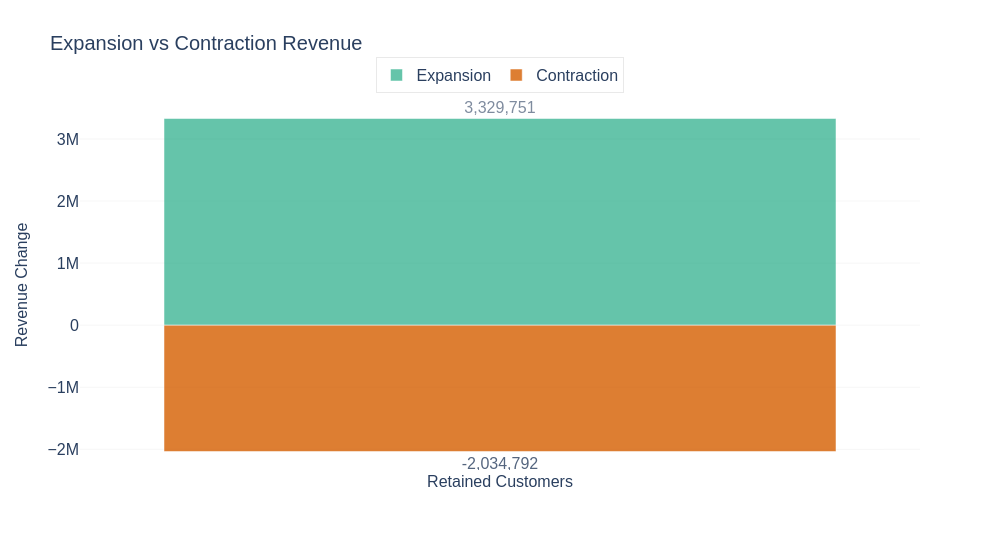

Write notebook code for a chart like this one.
### Markdown cell above
## Код для построения

### Code cell
# =====================================================
# IMPORTS
# =====================================================

import pandas as pd
import plotly.graph_objects as go

# =====================================================
# The meaning of colors
# =====================================================

POSITIVE = '#009E73'
NEGATIVE = '#D55E00'

# =====================================================
# LOAD DATA
# =====================================================

expansion_summary = pd.read_csv('expansion_summary.csv', index_col=0).squeeze()

# =====================================================
# PREPARE VALUES
# =====================================================

expansion_total = expansion_summary.get('Expansion', 0)
contraction_total = abs(expansion_summary.get('Contraction', 0))

# =====================================================
# STACKED BAR CHART
# =====================================================

# Создаем пустую фигуру (Figure) — контейнер для графиков
# go.Figure() — создает объект, в который будем добавлять слои (traces)
fig = go.Figure()

# ============================================
# ДОБАВЛЯЕМ ПЕРВЫЙ СЛОЙ (Expansion — положительная часть)
# ============================================
# add_trace() — добавляет новый слой (trace) на фигуру
# Expansion
fig.add_trace(
    go.Bar( # go.Bar() — создает столбчатую диаграмму (bar chart)
        name='Expansion', # name — название слоя (отображается в легенде)
        x=['Retained Customers'], # x — значения по оси X (категории) ['Retained Customers'] — одна категория (один столбец
        y=[expansion_total], # y — значения по оси Y (высота столбца) [expansion_total] — одно значение (высота положительной части)
        opacity=0.6, # opacity — прозрачность заливки (0.6 = 60% непрозрачности)
        marker_color=POSITIVE, # marker_color — цвет заливки столбца
        # text — текст, который будет отображаться на/над столбцом 
        text=[f"{expansion_total:,.0f}"],  # ← форматирование с запятыми f"{expansion_total:,.0f}" — форматирование с разделителями тысяч
        textposition='outside' # textposition — положение текста относительно столбца 'outside' — текст снаружи (над столбцом)
    )
)
# ============================================
# ДОБАВЛЯЕМ ВТОРОЙ СЛОЙ (Contraction — отрицательная часть)
# ============================================
# Contraction
fig.add_trace(
    go.Bar(
        name='Contraction', # name — название слоя (отображается в легенде)
        x=['Retained Customers'], # x — та же категория, что и у Expansion (для группировки)
        y=[-contraction_total], # y — отрицательное значение (столбец уходит вниз) -contraction_total — делаем отрицательным для отображения вниз
        opacity=0.8, # opacity — прозрачность заливки (0.8 = 80% непрозрачности)
        marker_color=NEGATIVE, # marker_color — цвет заливки столбца
        # text — текст над столбцом с минусом
        text=[f"-{contraction_total:,.0f}"],  # ← форматирование с запятыми f"-{contraction_total:,.0f}" — форматирование с разделителями тысяч
        textposition='outside' # textposition — текст снаружи (над столбцом, т.е. под ним)
    )
)

# =====================================================
# LAYOUT
# =====================================================
# НАСТРОЙКА МАКЕТА (LAYOUT) ГРАФИКА
fig.update_layout( # update_layout() — применяет общие настройки к фигуре
    title={  # title — настройки заголовка
        'text': 'Expansion vs Contraction Revenue', # текст заголовка
        'font': {'size': 20} # размер шрифта заголовка
    },
    # barmode — режим отображения столбцов
    barmode='relative',  # 'relative' — столбцы строятся относительно друг друга (положительные вверх, отрицательные вниз от нуля)
    
    yaxis=dict( # yaxis — настройки оси Y (вертикальной)
        title={ # title — настройки подписи оси Y
            'text': 'Revenue Change', # текст подписи оси
            'font': {'size': 16} # размер шрифта подписи
        },
        # tickfont — настройки шрифта чисел на оси 
        tickfont=dict(size=16), # размер чисел на оси Y
        # tickformat — формат отображения чисел на оси (закомментировано)
        #tickformat=',.0f',          # ← формат для оси Y с запятыми. ',.0f' — разделители тысяч, без десятичных знаков. tickformat=',.0f',
        gridcolor='#EDEDED', # gridcolor — цвет линий сетки
        gridwidth=0.5, # gridwidth — толщина линий сетки
        showgrid=True, # showgrid — показывать ли сетку по оси Y. # да, показывать
        zeroline=False  # zeroline — показывать ли линию на нуле. # нет, не показывать
    ),
    
    xaxis=dict( # xaxis — настройки оси X (горизонтальной)
        title={ # title — подпись оси X (закомментирована, т.е. отсутствует)
            #'text': 'Customer Segment',
            'font': {'size': 16} # размер шрифта
        },
        tickfont=dict(size=16) # размер чисел на оси X
    ),
    
    legend=dict( # legend — настройки легенды
        orientation='h', # orientation — ориентация легенды: 'h' = горизонтальная, 'v' = вертикальная
        # yanchor — точка привязки по вертикали 
        yanchor='bottom', # привязка снизу
        # y — вертикальная позиция легенды (относительно графика)
        y=1.02, # чуть выше графика (1.0 = верхняя граница)
        # xanchor — точка привязки по горизонтали
        xanchor='center', # привязка по центру
        # x — горизонтальная позиция легенды
        x=0.5, # по центру
        # font — настройки шрифта в легенде
        font=dict(size=16), # размер шрифта
        bgcolor='rgba(255,255,255,0.8)', # bgcolor — цвет фона легенды
        bordercolor='lightgray', # bordercolor — цвет рамки легенды
        borderwidth=0.5 # borderwidth — толщина рамки легенды 0.5 пикселя
    ),
    # template — готовый стиль оформления
    template='plotly_white',  # белый фон, минималистичный стиль
    height=550, # height — высота фигуры в пикселях
    width=1000, # width — ширина фигуры в пикселях
    # font — базовые настройки шрифта для всей фигуры
    font={'family': 'Arial', 'size': 14}
)

# =====================================================
# ДОПОЛНИТЕЛЬНАЯ НАСТРОЙКА ТЕКСТА
# =====================================================

fig.update_traces( # update_traces() — применяет настройки ко всем слоям (traces)
    textfont=dict(size=16), # textfont — настройки шрифта для текста на столбцах # размер шрифта значений на столбцах
    textposition='outside' # textposition — положение текста (уже задано в каждом trace, но можно переопределить) # текст снаружи столбцов
)

fig.show() # show() — отображает график в браузере / Jupyter Notebook

### Figure 1 — Plotly figure (JSON) as saved in the notebook; plotly's stock layout.template omitted (floating-point values rounded to 4 significant figures)
{"data": [{"marker": {"color": "#009E73"}, "name": "Expansion", "opacity": 0.6, "text": ["3,329,751"], "textfont": {"size": 16}, "textposition": "outside", "type": "bar", "x": ["Retained Customers"], "y": [3329751]}, {"marker": {"color": "#D55E00"}, "name": "Contraction", "opacity": 0.8, "text": ["-2,034,792"], "textfont": {"size": 16}, "textposition": "outside", "type": "bar", "x": ["Retained Customers"], "y": [-2034792]}], "layout": {"barmode": "relative", "font": {"family": "Arial", "size": 14}, "height": 550, "legend": {"bgcolor": "rgba(255,255,255,0.8)", "bordercolor": "lightgray", "borderwidth": 0.5, "font": {"size": 16}, "orientation": "h", "x": 0.5, "xanchor": "center", "y": 1.02, "yanchor": "bottom"}, "title": {"font": {"size": 20}, "text": "Expansion vs Contraction Revenue"}, "width": 1000, "xaxis": {"tickfont": {"size": 16}, "title": {"font": {"size": 16}}}, "yaxis": {"gridcolor": "#EDEDED", "gridwidth": 0.5, "showgrid": true, "tickfont": {"size": 16}, "title": {"font": {"size": 16}, "text": "Revenue Change"}, "zeroline": false}}}
